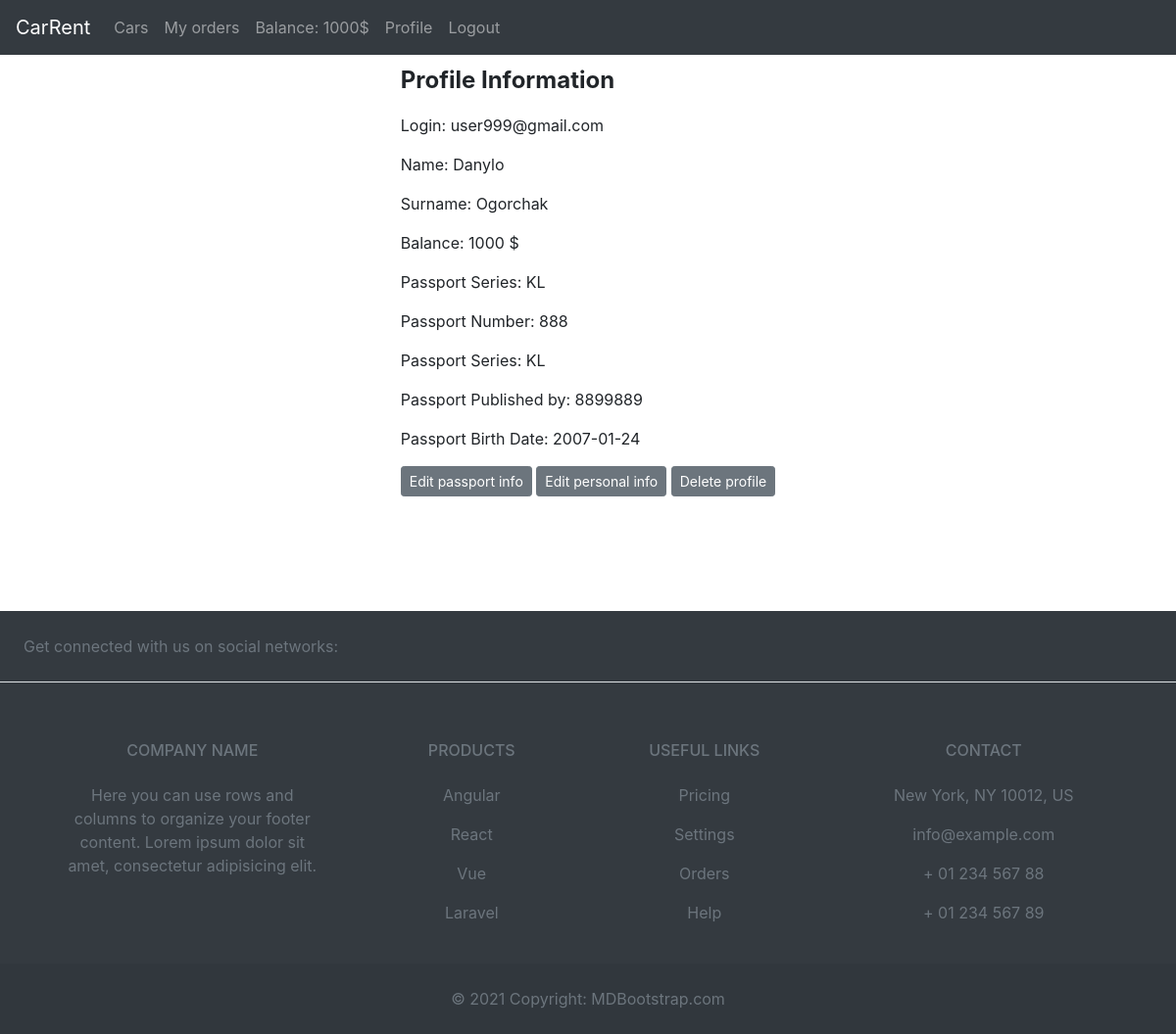
The app's page /profile (signed in), older data.
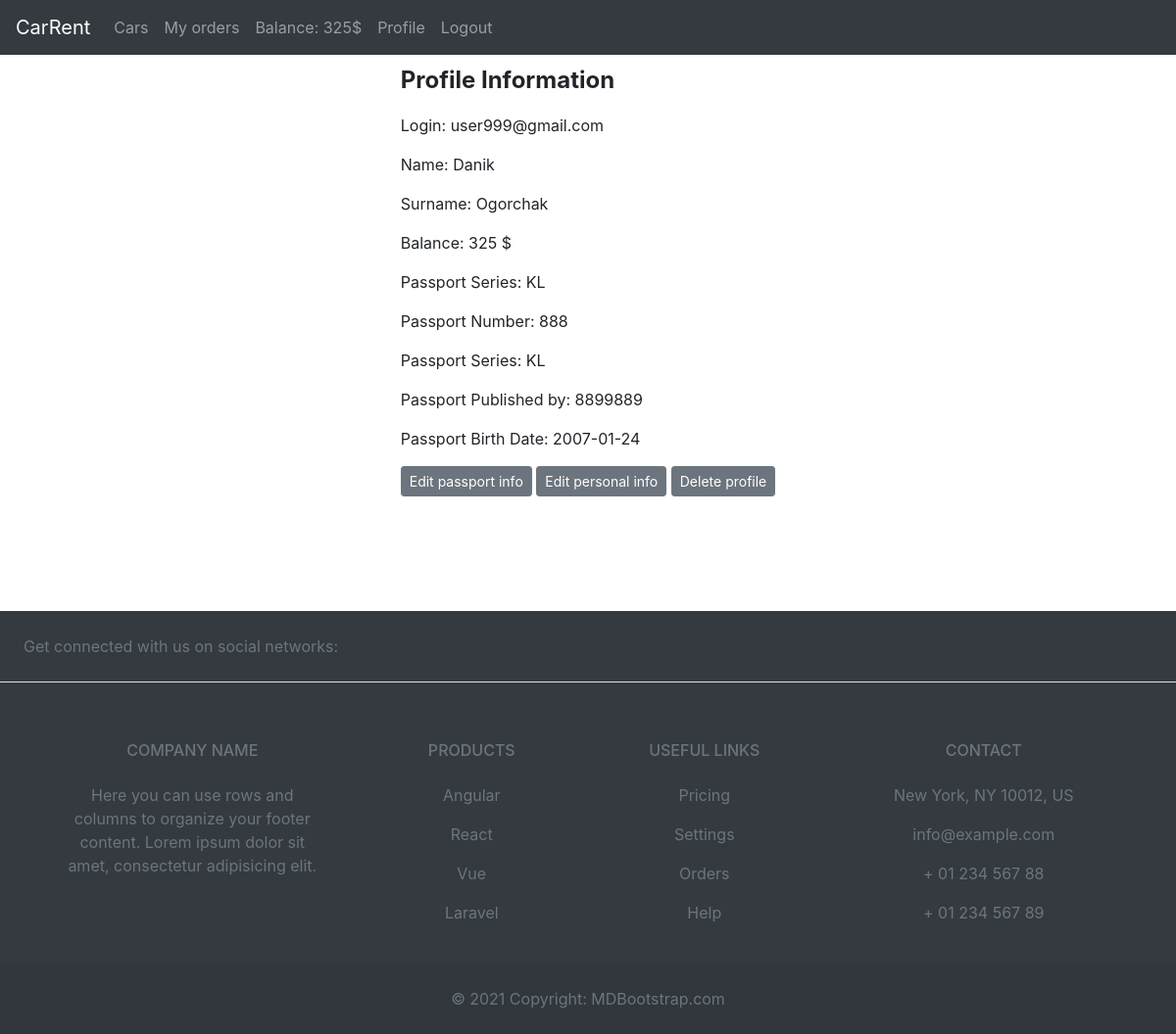
The same page, newer data.
### car_rental_app/models/user.py (models this page shows, shortened)
class User(UserMixin, db.Model):
    __tablename__ = "user"
    id = db.Column(db.Integer, primary_key=True, autoincrement=True)
    login = db.Column(db.String(50), unique=True)
    name = db.Column(db.String(50), nullable=False)
    surname = db.Column(db.String(50), nullable=False)
    balance = db.Column(db.Integer, default=0)
    passport_id = db.Column(db.Integer, db.ForeignKey("passport.id"))
    password = db.Column(db.String(10), nullable=False)
    user = db.relationship("Order",
                           cascade="all,delete",
                           backref="creator")

### car_rental_app/views/user_view.py (the view)
@public_blueprint.route("/profile", methods=["GET"])
@login_required
def profile_page():
    return render_template("profile.html")

### car_rental_app/models/user.py (called while the page is built)
@login_manager.user_loader
def load_user(user_id):
    return User.query.get(int(user_id))

### car_rental_app/templates/profile.html (shortened to what this page needs)
{% extends 'base.html' %}
{% block content %}
    <div class="d-flex justify-content-center">
        {% if current_user.is_authenticated %}
            <div style="justify-content: center; height: 70vh">
                <p style="font-size: 3vh"><strong>Profile Information</strong></p>
                <p>Login: {{ current_user.login }}</p>
                <p>Name: {{ current_user.name }}</p>
                <p>Surname: {{ current_user.surname }}</p>
                <p>Balance: {{ current_user.balance }} $</p>
                <p>Passport Series: {{ current_user.passport.series }}</p>
                <p>Passport Number: {{ current_user.passport.number }}</p>
                <p>Passport Series: {{ current_user.passport.series }}</p>
                <p>Passport Published by: {{ current_user.passport.published_by }}</p>
                <p>Passport Birth Date: {{ current_user.passport.date_of_birth }}</p>
                <a class="btn btn-sm btn-secondary" href="{{ url_for('public.edit_passport') }}">Edit passport info</a>
                <a class="btn btn-sm btn-secondary" href="{{ url_for('public.edit_user') }}">Edit personal info</a>
                <a class="btn btn-sm btn-secondary" href="{{ url_for('public.delete_user') }}">Delete profile</a>
            </div>
        {% endif %}
    </div>
{% endblock %}

### car_rental_app/templates/base.html (shortened to what the changed rows need)
<!DOCTYPE html>
<html lang="en">
<head>
    <link rel="stylesheet" href="../static/styles.css">
    <link rel="stylesheet" href="https://stackpath.bootstrapcdn.com/bootstrap/4.4.1/css/bootstrap.min.css"
>
</head>
<body>
<nav class="navbar navbar-expand-lg navbar-dark bg-dark">
    <div class="collapse navbar-collapse" id="navbarNavAltMarkup">
        <div class="navbar-nav">
            {% if current_user.is_authenticated %}
                <a class="nav-item nav-link" href="{{ url_for('public.show_cars') }} "> Cars <span class="sr-only">(current)</span></a>
                <a class="nav-item nav-link" href="{{ url_for('public.show_user_orders') }}">My orders</a>
                <a class="nav-item nav-link" href="{{ url_for('public.edit_balance') }}" aria-disabled="true">Balance: {{ current_user.balance }}$</a>
                <a class="nav-item nav-link" href="{{ url_for('public.profile_page') }}">Profile</a>
                <a class="nav-item nav-link" href="{{ url_for('public.logout_page') }}">Logout</a>
            {% else %}
                <a class="nav-item nav-link" href="{{ url_for('public.login_page') }}">Sign in</a>
                <a class="nav-item nav-link" href="{{ url_for('public.register_page') }}">Sing up</a>
            {% endif%}
        </div>
    </div>
</nav>
<div class="container">
    <div>
        <div class="content">
            {% block content %}
            {% endblock %}
        </div>
    </div>
</div>
</body>
</html>

Row changes from the older to the newer data that the page shows:
changed User "user999@gmail.com": balance "1000" → "325"; name "Danylo" → "Danik"
